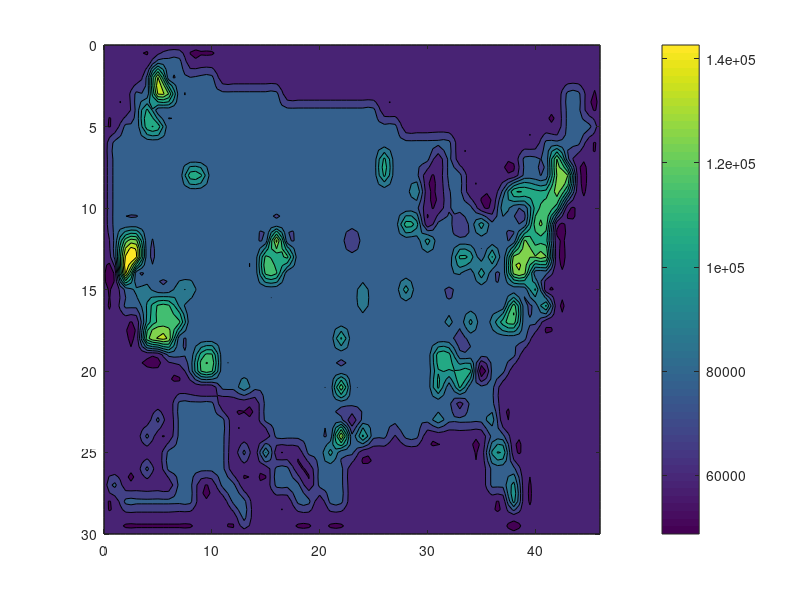

MATLAB code for this plot: (Note: this script raises an error after producing the figure.)

%%% Type: Matlab Project
%%% Title: Computer hardware engineers pay across the US

close all
clear
clc

x = 0:30;
y = 0:46;
xi = 0:0.5:30;
yi = 0:0.5:46;
[xi,yi]= meshgrid(xi,yi);

z = [60000	60000	60000	60000	60000	60000	60000	60000	60000	60000	60000	60000	60000	60000	60000	60000	60000	60000	60000	60000	60000	60000	60000	60000	60000	60000	60000	60000	60000	60000	60000	;
60000	60000	60000	59995	60000	60000	79473	79473	79473	79473	79473	79473	79473	79473	60000	60000	60000	60000	60000	60000	60000	60000	60000	60000	60000	60000	60000	79473	60000	60000	60000	;
60000	60000	60000	60000	60000	79473	79473	79473	79473	79473	79473	79473	120000	144000	144000	79473	79473	60000	60000	60000	60000	60000	60000	60000	60000	60000	60000	60000	79473	60000	60000	;
60000	60000	60000	79473	79473	79473	79473	79473	79473	79473	79473	79473	126000	144000	79473	88000	79473	60000	60000	60000	60000	60000	60000	60000	60000	60000	60000	60000	79473	60000	60000	;
60000	60000	79473	79473	107000	111020	79473	79473	79473	79473	79473	79473	79473	79473	79473	90000	97000	99000	120000	60000	60000	60000	60000	60000	79473	60000	79473	60000	79473	60000	60000	;
60000	79473	133850	133850	79473	111020	79473	79473	79473	79473	79473	79473	79473	79473	79473	79473	116000	116000	134000	60000	60000	60000	60000	79473	60000	60000	60000	60000	79473	60000	60000	;
60000	79473	79473	123680	79473	79473	79473	79473	79473	79473	79473	79473	79473	79473	79473	79473	116000	116000	131570	79473	60000	60000	60000	60000	60000	79473	79473	60000	79473	60000	60000	;
60000	79473	79473	79473	79473	79473	79473	79473	79473	79473	79473	79473	79473	79473	79473	94000	94000	116000	79473	79473	60000	60000	79473	79473	79473	79473	79473	79473	79473	60000	60000	;
60000	60000	77160	79473	79473	79473	79473	79473	110880	79473	79473	79473	79473	79473	79473	94000	79473	79473	79473	79473	79473	60000	79473	79473	79473	79473	79473	79473	79473	60000	60000	;
60000	60000	79473	79473	79473	79473	79473	79473	106680	79473	79473	79473	79473	79473	79473	79473	79473	79473	79473	109000	114900	60000	79473	79473	79473	79473	79473	60000	60000	60000	60000	;
60000	60000	79473	79473	79473	79473	79473	79473	79473	79473	79473	79473	79473	79473	79473	79473	79473	79473	79473	116000	116000	60000	79473	79473	79473	79473	79473	60000	60000	60000	60000	;
60000	60000	60000	79473	79473	79473	79473	79473	79473	79473	79473	79473	79473	79473	79473	79473	79473	79473	79473	79473	79473	79473	60000	79473	79473	79473	79473	79473	60000	60000	60000	;
60000	60000	60000	79473	79473	79473	79473	79473	79473	79473	79473	79473	79473	79473	79473	79473	79473	79473	79473	79473	79473	79473	60000	60000	60000	60000	60000	79473	79473	60000	60000	;
60000	60000	60000	79473	79473	79473	79473	79473	79473	79473	79473	79473	79473	79473	79473	79473	79473	79473	79473	79473	79473	92360	60000	60000	60000	79473	60000	60000	79473	79473	60000	;
60000	60000	60000	79473	79473	79473	79473	79473	79473	79473	79473	79473	79473	79473	79473	79473	79473	79473	79473	79473	79473	79473	60000	60000	60000	60000	60000	60000	60000	60000	60000	;
60000	60000	60000	79473	79473	79473	79473	79473	79473	79473	79473	79473	79473	117120	117120	79473	79473	79473	79473	79473	79473	79473	79473	79473	60000	96000	60000	60000	60000	60000	60000	;
60000	60000	60000	79473	79473	79473	79473	79473	79473	79473	79473	79473	136000	106000	115500	79473	79473	79473	79473	79473	79473	79473	79473	79473	79473	60000	79473	79473	60000	60000	60000	;
60000	60000	60000	60000	79473	79473	79473	79473	79473	79473	79473	79473	79473	117120	79473	79473	79473	79473	79473	79473	79473	79473	79473	79473	79473	60000	79473	79473	60000	60000	60000	;
60000	60000	60000	60000	79473	79473	79473	79473	79473	79473	79473	79473	79473	79473	79473	79473	79473	79473	79473	79473	79473	79473	79473	79473	79473	60000	60000	79473	79473	60000	60000	;
60000	60000	60000	60000	79473	79473	79473	79473	79473	79473	79473	79473	79473	79473	79473	79473	79473	79473	79473	79473	79473	79473	79473	79473	79473	79473	60000	60000	79473	60000	60000	;
60000	60000	60000	60000	79473	79473	79473	79473	79473	79473	79473	79473	79473	79473	79473	79473	79473	79473	79473	79473	79473	79473	79473	79473	79473	79473	79473	79473	60000	60000	60000	;
60000	60000	60000	60000	79473	79473	79473	79473	79473	79473	79473	79473	79473	79473	79473	79473	79473	79473	79473	79473	79473	79473	79473	79473	79473	99110	79473	79473	79473	60000	60000	;
60000	60000	60000	60000	79473	79473	79473	79473	79473	79473	79473	79473	79473	79473	79473	79473	85800	79473	106440	79473	79473	121250	79473	79473	133800	79473	79473	79473	79473	60000	60000	;
60000	60000	60000	60000	79473	79473	79473	79473	79473	79473	79473	79473	70540	79473	79473	79473	79473	79473	79473	79473	79473	79473	79473	61340	79473	79473	60000	60000	60000	60000	60000	;
60000	60000	60000	60000	79473	79473	79473	79473	79473	79473	79473	79473	79473	79473	79473	91510	91510	79473	79473	79473	79473	79473	79473	79473	106940	60000	60000	60000	60000	60000	60000	;
60000	60000	60000	60000	79473	79473	79473	79473	79473	79473	79473	79473	79473	79473	79473	79473	79473	79473	79473	79473	79473	79473	79473	79473	79473	60000	60000	60000	60000	60000	60000	;
60000	60000	60000	60000	60000	79473	79473	107160	107160	79473	84320	79473	79473	79473	79473	79473	79473	79473	79473	85770	79473	79473	79473	79473	79473	60000	60000	60000	60000	60000	60000	;
60000	60000	60000	60000	60000	79473	79473	79473	79473	79473	79473	79473	79473	79473	79473	79473	79473	79473	79473	79473	79473	79473	79473	79473	66680	60000	60000	60000	60000	60000	60000	;
60000	60000	60000	60000	60000	60000	79473	79473	79473	80600	79473	109820	79473	79473	79473	99980	79473	79473	79473	79473	79473	79473	79473	85670	79473	60000	60000	60000	60000	60000	60000	;
60000	60000	60000	60000	60000	60000	79473	79473	79473	94840	79473	99930	79473	79473	79473	79473	79473	79473	79050	79473	79473	79473	79473	79473	79473	60000	60000	60000	60000	60000	60000	;
60000	60000	60000	60000	60000	60000	79473	79473	60000	60000	60000	60000	99930	79473	79473	79473	79473	79473	79473	79473	79473	79473	79473	79473	60000	60000	60000	60000	60000	60000	60000	;
60000	60000	60000	60000	60000	60000	79473	60000	60000	60000	60000	79473	79473	79473	79473	79473	79473	79473	79473	109840	104090	106940	79473	92160	60000	60000	60000	60000	60000	60000	60000	;
60000	60000	60000	60000	60000	60000	79473	79473	79473	76000	76000	79473	79473	79473	84280	75480	79473	89860	79473	108040	104090	79473	79473	79473	60000	60000	60000	60000	60000	60000	60000	;
60000	60000	60000	60000	60000	60000	60000	60000	79473	79473	79473	70770	79473	106890	87170	79473	79473	79473	73700	79473	106500	106500	63110	79473	60000	60000	60000	60000	60000	60000	60000	;
60000	60000	60000	60000	60000	60000	60000	60000	60000	60000	79473	79473	79473	101600	79473	79473	79473	98600	79473	80000	106500	79473	79473	79473	60000	60000	60000	60000	60000	60000	60000	;
60000	60000	60000	60000	60000	60000	60000	60000	60000	60000	60000	100000	79473	79473	101360	79473	79473	79473	80320	80320	48700	79473	79473	79473	60000	60000	60000	60000	60000	60000	60000	;
60000	60000	60000	60000	60000	60000	60000	60000	60000	60000	60000	79473	79473	105690	79473	79473	79473	89770	79473	79473	79473	79473	79473	90920	79473	97510	79473	79473	60000	60000	60000	;
60000	60000	60000	60000	60000	60000	60000	60000	60000	79473	91960	79473	79473	79473	79473	79473	79473	109710	79473	79473	79473	60000	60000	60000	79473	104320	79473	79473	60000	60000	60000	;
60000	60000	60000	60000	60000	60000	60000	60000	60000	113140	79473	79473	79473	126310	126310	79473	119620	119620	79473	79473	60000	60000	60000	60000	60000	60000	79473	98980	98980	60000	60000	;
60000	60000	60000	60000	60000	60000	60000	79473	79473	113140	79473	79473	125290	124450	126310	79473	79473	79473	79473	60000	60000	60000	60000	60000	60000	60000	60000	60000	60000	60000	60000	;
60000	60000	60000	60000	60000	60000	60000	79473	79473	108120	108120	119400	108680	124450	79473	106560	79473	79473	60000	60000	60000	60000	60000	60000	60000	60000	60000	60000	60000	60000	60000	;
60000	60000	60000	60000	60000	60000	79473	79473	79473	108120	119400	119400	108680	124450	79473	60000	106560	60000	60000	60000	60000	60000	60000	60000	60000	60000	60000	60000	60000	60000	60000	;
60000	60000	60000	60000	60000	60000	79473	124090	124090	127810	108120	60000	60000	60000	60000	60000	60000	60000	60000	60000	60000	60000	60000	60000	60000	60000	60000	60000	60000	60000	60000	;
60000	60000	60000	79473	79473	79473	79473	79473	124090	102580	60000	60000	60000	60000	60000	60000	60000	60000	60000	60000	60000	60000	60000	60000	60000	60000	60000	60000	60000	60000	60000	;
60000	60000	60000	79473	79473	79473	79473	60000	60000	60000	60000	60000	60000	60000	60000	60000	60000	60000	60000	60000	60000	60000	60000	60000	60000	60000	60000	60000	60000	60000	60000	;
60000	60000	60000	60000	60000	79473	60000	60000	60000	60000	60000	60000	60000	60000	60000	60000	60000	60000	60000	60000	60000	60000	60000	60000	60000	60000	60000	60000	60000	60000	60000	;
60000	60000	60000	60000	60000	60000	60000	60000	60000	60000	60000	60000	60000	60000	60000	60000	60000	60000	60000	60000	60000	60000	60000	60000	60000	60000	60000	60000	60000	60000	60000	
];

zc = interp2(x,y,z,xi,yi,"cubic");


%Contour graph
figure(2)
contourf(xi,yi,zc);
view([90 90])
colorbar('Ticks',[60000 79473],...
    'Ticklabels',{'Water fill', 'National Mean'})

%3D map.
figure(1)
surf(xi,yi,zc);
colorbar('Ticks',[60000 79473],...
    'Ticklabels',{'Water fill', 'National Mean'})

%Label and title
title('Computer hardware engineers pay across the US')
ylabel('Latitude')
xlabel('Longtitude')
zlabel('Mean Salary')

%Text
text(13,3,152065,'#1 California')
text(13.5,38.5,135190,'#2 District of Columbia')
text(12,39,128850,'#3 Maryland')
text(2.5,5,140647,'#4 Washington')
text(8,42.5,130885,'#5 Massachusetts')


%Remove % on the next line to remove grid in surf
shading interp
